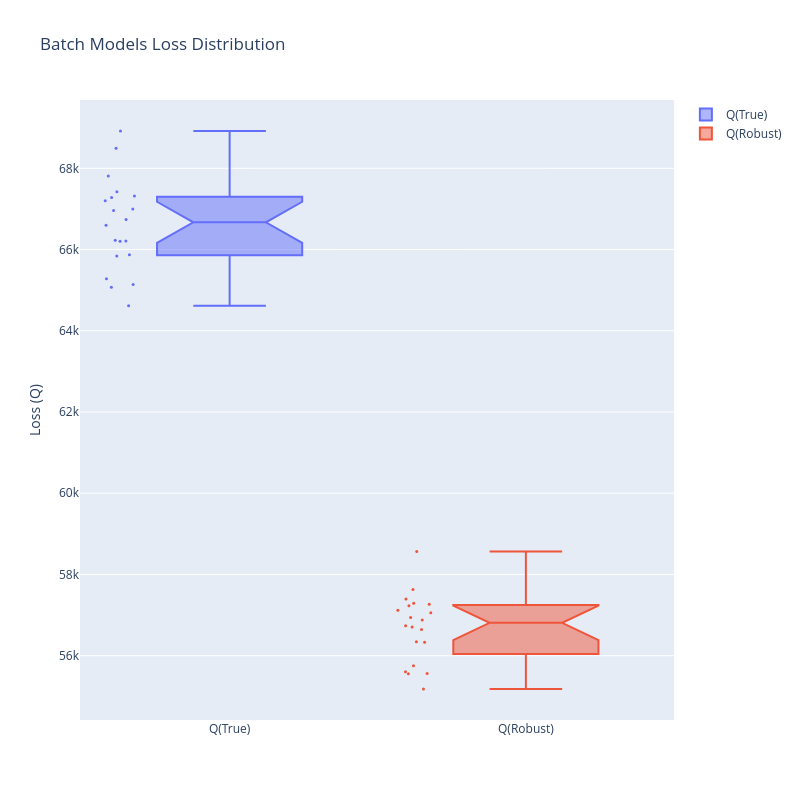

This figure's notebook cell:
### Code cell
batch_analysis.plot_loss_distribution()

### Figure 1 — Plotly figure (JSON) as saved in the notebook; plotly's stock layout.template omitted (floating-point values rounded to 4 significant figures)
{"data": [{"boxpoints": "all", "hovertemplate": "Model: %{text}<br>%{x}: %{y:.2f}<extra></extra>", "marker": {"size": 3}, "name": "Q(True)", "notched": true, "text": ["0", "1", "2", "3", "4", "5", "6", "7", "8", "9", "10", "11", "12", "13", "14", "15", "16", "17", "18", "19"], "type": "box", "y": [65870.0, 67320.0, 67810.0, 66210.0, 68920.0, 65280.0, 66210.0, 67420.0, 65840.0, 67200.0, 65070.0, 68500.0, 66230.0, 67280.0, 65140.0, 66960.0, 64620.0, 66600.0, 67000.0, 66740.0]}, {"boxpoints": "all", "hovertemplate": "Model: %{text}<br>%{x}: %{y:.2f}<extra></extra>", "marker": {"size": 3}, "name": "Q(Robust)", "notched": true, "text": ["0", "1", "2", "3", "4", "5", "6", "7", "8", "9", "10", "11", "12", "13", "14", "15", "16", "17", "18", "19"], "type": "box", "y": [55750.0, 57400.0, 56940.0, 56330.0, 58570.0, 55560.0, 56350.0, 57120.0, 56650.0, 57270.0, 55560.0, 57290.0, 56740.0, 57630.0, 55610.0, 56880.0, 55180.0, 56710.0, 57230.0, 57060.0]}], "layout": {"height": 800, "title": {"text": "Batch Models Loss Distribution"}, "width": 800, "xaxis": {"title": {"text": ""}}, "yaxis": {"title": {"text": "Loss (Q)"}}}}
